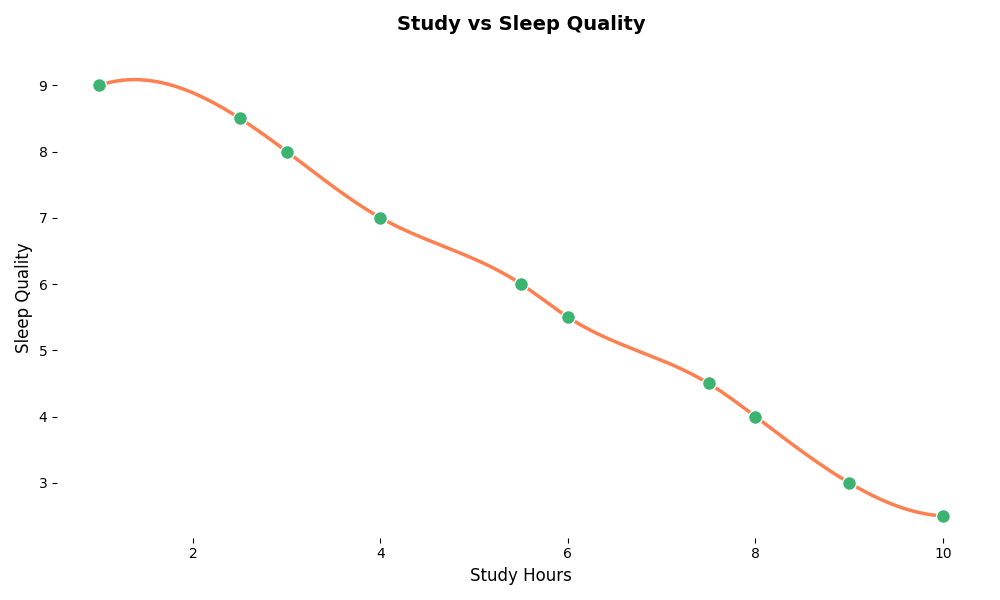

Write Python code to recreate this figure.
import numpy as np
import matplotlib.pyplot as plt
from scipy.interpolate import make_interp_spline

study_hours = np.array([1.0, 2.5, 3.0, 4.0, 5.5, 6.0, 7.5, 8.0, 9.0, 10.0])
sleep_quality = np.array([9.0, 8.5, 8.0, 7.0, 6.0, 5.5, 4.5, 4.0, 3.0, 2.5])

x_smooth = np.linspace(study_hours.min(), study_hours.max(), 300)
spline = make_interp_spline(study_hours, sleep_quality, k=3)
y_smooth = spline(x_smooth)

plt.figure(figsize=(10, 6))
plt.scatter(study_hours, sleep_quality, color='mediumseagreen', s=100, edgecolor='white', zorder=5)
plt.plot(x_smooth, y_smooth, color='coral', lw=2.5, zorder=4)

plt.title('Study vs Sleep Quality', fontsize=14, weight='bold', pad=20)
plt.xlabel('Study Hours', fontsize=12)
plt.ylabel('Sleep Quality', fontsize=12)

# Remove grid
# plt.grid(True, linestyle='--', alpha=0.6)

# Hide the axes spines
for spine in plt.gca().spines.values():
    spine.set_visible(False)

# Remove legend
# plt.legend(loc='upper right', fontsize=10)

plt.tight_layout()
plt.show()
